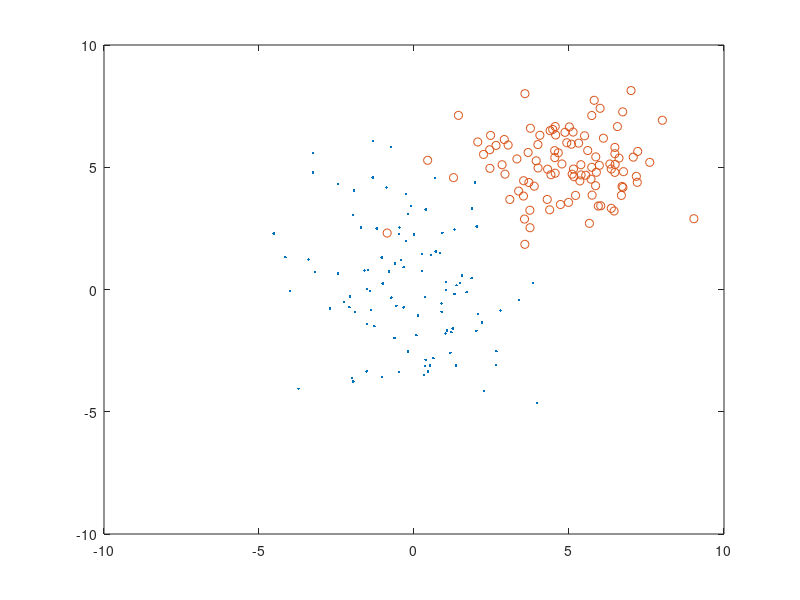

Recreate this plot in MATLAB.

clear;
N = 100;

m1=repmat([0,0], N, 1);
S1= [3 0 ; 0 5];
X1=randn(N, 2) * sqrtm(S1) + m1;

m2=repmat([5,5], N, 1);
S2= [3 0 ; 0 2];
X2=randn(N, 2) * sqrtm(S2) + m2;


plot(X1(:, 1), X1(:, 2), '.');
hold on;
plot(X2(:, 1), X2(:, 2), 'o');



save data_hw_bayes X1 X2

